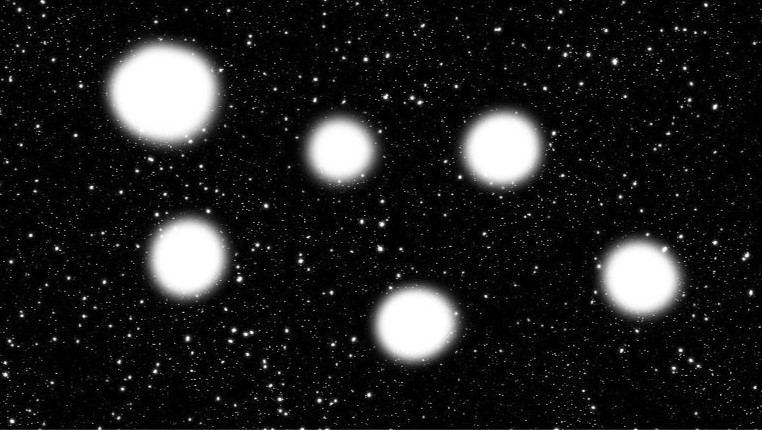
#> input picture imagens/Cosmos.jpg, 762 x 430 px, given in place of the camera
$ python Exercicio_5_5.py
#> lines starting #> are read from the running program, lines starting #| are printed output that depends on the picture; after the words box and inside, x2 and y2 are one past the last pixel; in counts of white or black regions, pixels touching at a corner belong together
#Crie um script que capture o vídeo da webcam e exiba o resultado de Canny.
# O desafio é usar a morfologia de Dilatação após o Canny para "engrossar",
# depois utilize o operador HULL para detectar objetos em frente a câmera.
# Se não tiver webcam utilize os videos paca.mp4 e leao.mp4.

import random
import numpy as np
import cv2

cap = cv2.VideoCapture(0)

while True:
    ret, frame = cap.read()
#> frame is the input picture: shape (430, 762, 3); min 0, max 255, mean 31.9

    if not ret:
        break

    #imgSuavizada = cv2.GaussianBlur(frame, (7,7),0)
    cinza = cv2.cvtColor(frame, cv2.COLOR_BGR2GRAY)
    imgCanny = cv2.Canny(cinza, 50, 150)
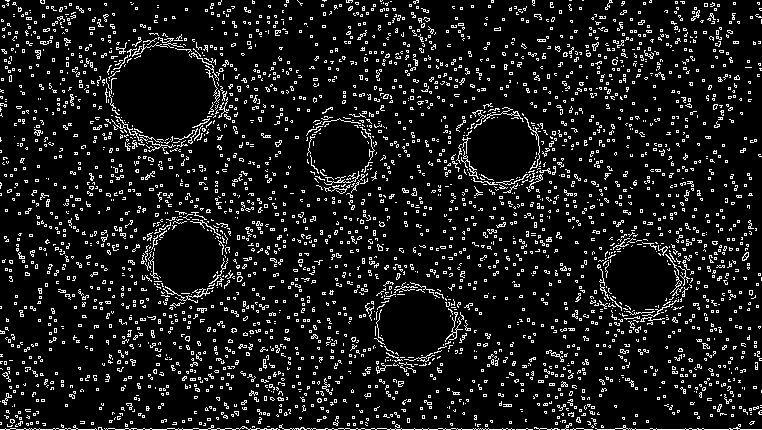
#> imgCanny: shape (430, 762); 9.8% white in thin lines or dots

    elementoEstruturante = cv2.getStructuringElement(cv2.MORPH_RECT, (3,3))

    dilatacao = cv2.dilate(imgCanny, elementoEstruturante, iterations=1)
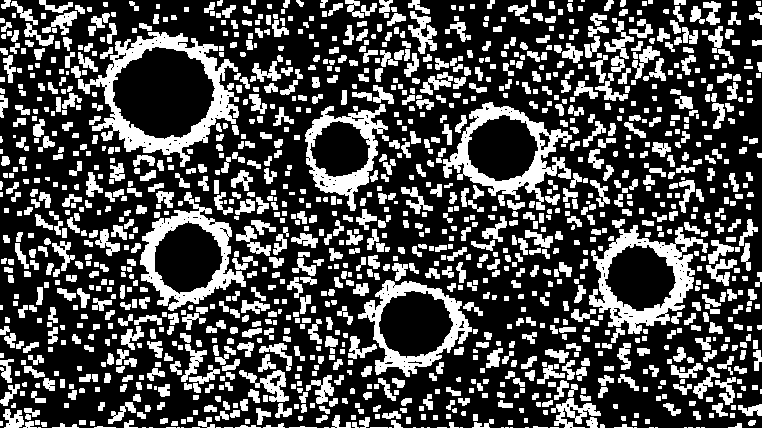
#> dilatacao: shape (430, 762); 30.7% white; 1291 white regions (33 under 20 px)

    contornos, hierarquia = cv2.findContours(dilatacao, cv2.RETR_EXTERNAL, cv2.CHAIN_APPROX_SIMPLE)
#> contornos = 1291 contours, 543 with area under 20; largest, box (x1, y1, x2, y2) and area: (78, 32, 239, 167) 11996, (589, 225, 708, 334) 7172, (443, 102, 572, 210) 6896, (140, 192, 246, 311) 6728, (358, 280, 472, 377) 6452

    for c in contornos:
            area = cv2.contourArea(c)
            if area > 3000: # Área mínima para considerar um objeto
                hull = cv2.convexHull(c)
                cor = (0, 255, 0) # Destaque na cor verde

                # Desenha no frame o contorno do objeto
                cv2.drawContours(frame, [hull], -1, cor, 2)

                #Descrição de objeto detectado
                x, y, w, h = cv2.boundingRect(hull)
                cv2.putText(frame, "Objeto", (x, y-10), cv2.FONT_HERSHEY_SIMPLEX, 0.5, cor, 2)
#> this loop made 1291 passes
#> (area, x, y, w, h) on passes 427, 586, 719, 941, 948, 1167: (6452.5, 358, 280, 114, 97), (7172, 589, 225, 119, 109), (6728, 140, 192, 106, 119), (4914, 305, 104, 83, 107), (6896, 443, 102, 129, 108), (11996.5, 78, 32, 161, 135)
#> area on passes 3, 6, 14, 21, 26, 30: 22.5, 28.5, 30, 40.5, 20.5, 35
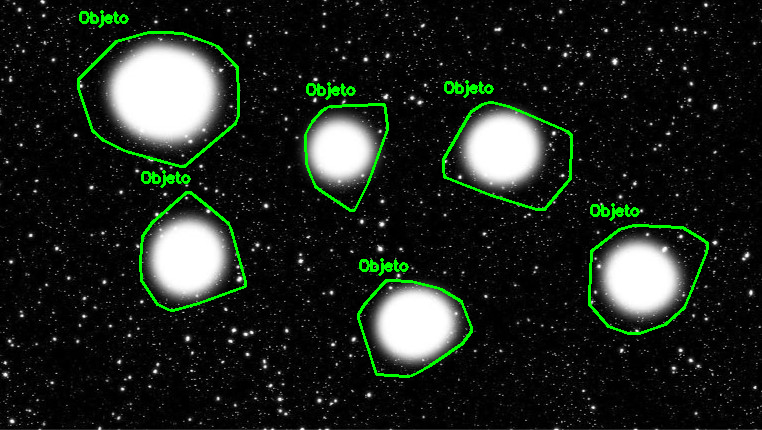
#> frame: shape (430, 762, 3); 2.68% of pixels changed, all inside (x1, y1, x2, y2) = (77, 10, 709, 378)

    if cv2.waitKey(1000//30) & 0xFF == ord('q'):
#> (key q is pressed here)
        break

    cv2.imshow('Webcam em tempo real', frame)

cap.release()
cv2.destroyAllWindows()
